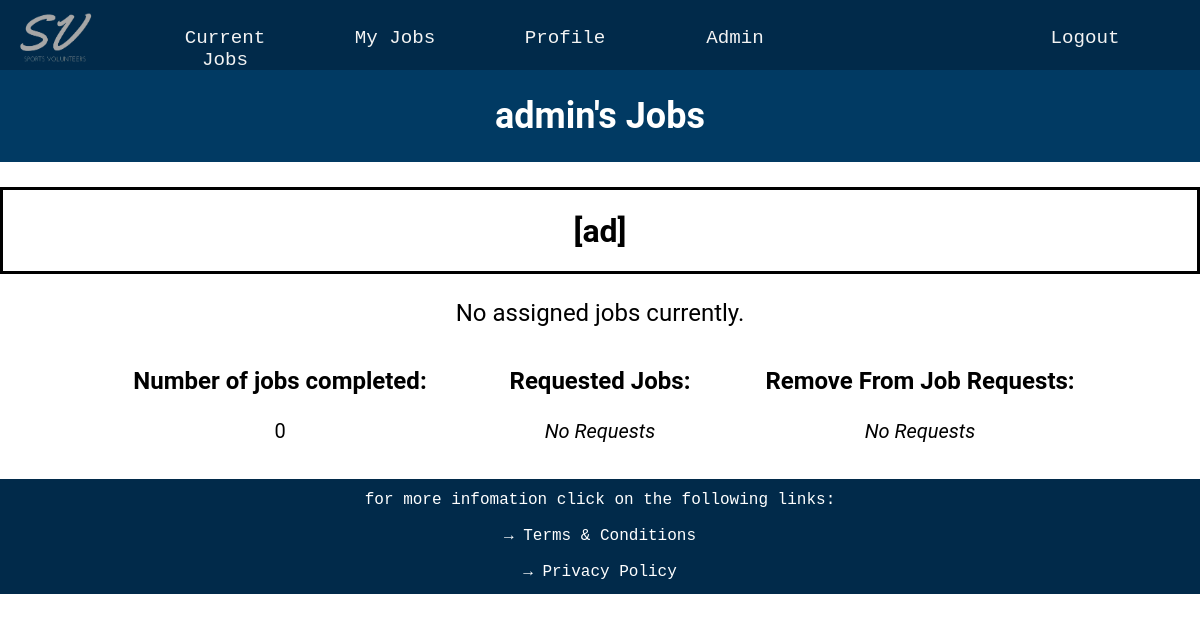
The page /my_jobs (signed in) on the database as committed earlier.
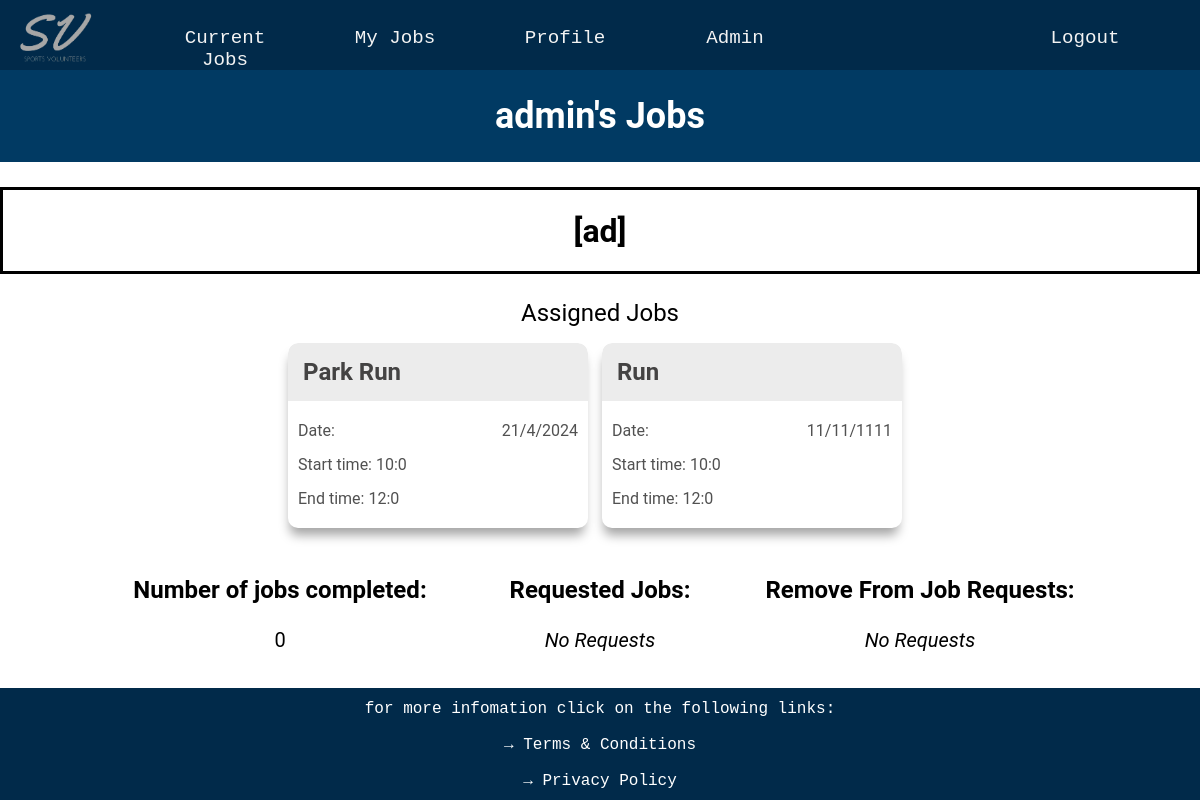
The same page on the database as committed later.
### website/databases.py (models this page shows, shortened)
class Jobs(UserMixin, db.Model):
    __tablename__ = 'jobs'
    job_id = db.Column(db.Integer, primary_key=True)
    job_name = db.Column(db.String(20))
    volunteers_needed = db.Column(db.Integer)
    volunteers_needed_left = db.Column(db.Integer)
    start_time = db.Column(db.String(20))
    end_time = db.Column(db.String(20))
    date = db.Column(db.String(20))
    job_description = db.Column(db.String(300))
    job_qualifications = db.relationship('Qualification', secondary=job_requirements,
                                         backref=db.backref('required_for_jobs', lazy='subquery'))

### website/routes.py (the view)
@app.route('/my_jobs', methods=['GET', 'POST'])
def my_jobs():
    current_user_id = current_user.get_id()
    assigned_jobs = Jobs.query.join(UserJobLink, Jobs.job_id == UserJobLink.job_id).filter(UserJobLink.user_id == current_user_id).all()
    my_remove_requests = RemoveRequests.query.filter_by(user_id=current_user_id).all()
    requested_removal_job_ids = [rem.job_id for rem in my_remove_requests]
    assigned_job_ids = []
    for assigned_job in assigned_jobs:
        assigned_job_ids.append(assigned_job.job_id)
    requested_job_ids = []
    requested_jobs = Requests.query.filter_by(user_id=current_user_id).all()
    for requested in requested_jobs:
        requested_job_ids.append(requested.job_id)
    if 'remove_request_job_id' in request.form:
        job_id_request = request.form['remove_request_job_id']
        new_request = RemoveRequests(user_id=current_user_id, job_id=job_id_request)
        db.session.add(new_request)
        db.session.commit()
        return redirect(url_for('my_jobs'))
    return render_template('my_jobs.html',assigned_jobs=assigned_jobs, assigned_job_ids=assigned_job_ids, requested_job_ids=requested_job_ids,
                           my_remove_requests=my_remove_requests, requested_removal_job_ids=requested_removal_job_ids,
                           current_user_id=current_user_id, job_table=Jobs, prescription_level = prescription_level)

### website/databases.py (called while the page is built)
    def get_id(self):
        return str(self.user_id)

### website/routes.py (called while the page is built)
@lm.user_loader
def load_user(user_id):
    return User.query.get(int(user_id))

### website/templates/my_jobs.html (shortened to what this page needs)
{% extends "layout.html" %}
{% block page_content %}
<div class="p-title-box">
    <h1 class = 'profile-title'>{{ current_user.username }}'s Jobs  </h1>
</div>
{% if prescription_level == 'free' %}
<div class="ad_top">
    <h1 class='ad_text'>[ad]</h1>
</div>
{% endif %}
<div class="timetable-boxes">
{% if assigned_jobs %}
    <p class='profile-box-text' style='font-size: 3vh;'>Assigned Jobs</p>
    {% for job in assigned_jobs %}
    <div class="job-content">
        <element onclick="togglePopup('{{ job.job_id }}')">
            <div class="job-box">
                <div class="job-name-box">
                    <div class="job-name"><b>{{ job.job_name }}</b></div>
                </div>
                <div>Date: <span>{{ job.date }}</span></div>
                <div>Start time: <span>{{ job.start_time }}</span></div>
                <div>End time: <span>{{ job.end_time }}</span></div>
            </div>
        </element>
    </div>
    {% endfor %}
{% else %}
    <p class='profile-box-text' style='font-size: 3vh;'>No assigned jobs currently.</p>
{% endif %}
</div>
<div class='info-boxes'>
    <div class='info-box'>
        <p class='info-box-header'><b>Number of jobs completed:</b></p>
        <p class='info-box-text'> {{ current_user.jobs_completed }} </p>
    </div>
    <div class='info-box'>
        <p class='info-box-header'><b>Requested Jobs:</b></p>
        {% if requested_job_ids %}
            {% for my_request in requested_job_ids %}
                <p class='info-box-text'> Job name: {{ job_table.query.filter_by(job_id=my_request).first().job_name }} </p>
            {% endfor %}
        {% else %}
            <p class='info-box-text'><i>No Requests</i></p>
        {% endif %}
    </div>
    <div class='info-box'>
        <p class='info-box-header'><b>Remove From Job Requests:</b></p>
        {% if my_remove_requests %}
            {% for remove_request in my_remove_requests %}
                <p class='info-box-text'> Job name: {{ job_table.query.filter_by(job_id=remove_request.job_id).first().job_name }} </p>
            {% endfor %}
        {% else %}
            <p class='info-box-text'><i>No Requests</i></p>
        {% endif %}
    </div>
{% endblock %}

Rows that differ between the two databases and show on the page:
now on this page (row edited): Jobs: job_name "Park Run", date "21/4/2024", start_time "10:0", end_time "12:0"
now on this page (row edited): Jobs: job_name "Run", date "11/11/1111", start_time "10:0", end_time "12:0"
Other text that changed with them:
text no longer shown: "No assigned jobs currently."
text now shown: "Assigned Jobs"
